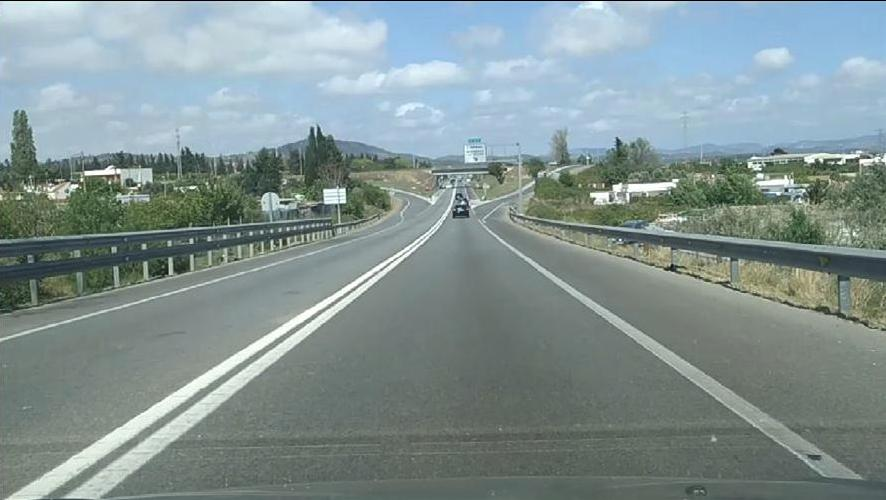
#> input picture Computer Vision/Vjezba_2/zadaci/kamera3.jpeg, 886 x 500 px
$ python 1.zadatak.py
#> lines starting #> are read from the running program, lines starting #| are printed output that depends on the picture; after the words box and inside, x2 and y2 are one past the last pixel; in counts of white or black regions, pixels touching at a corner belong together; long printed decimals are rounded
import cv2
import numpy as np

slika = cv2.imread('kamera3.jpeg')
#> slika is the input picture: shape (500, 886, 3); mean B, G, R 147, 146.8, 130.7
slika_gry = cv2.cvtColor(slika, cv2.COLOR_BGR2GRAY)
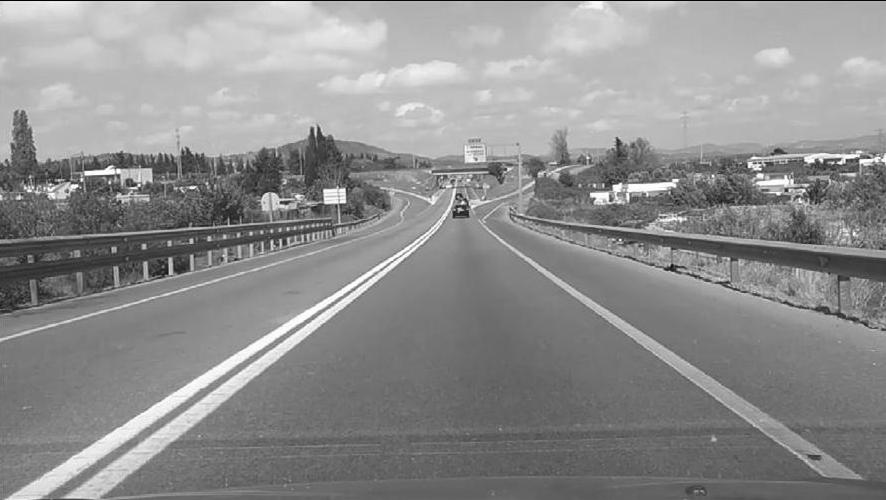
#> slika_gry: shape (500, 886); min 1, max 255, mean 142
ret, threshold_slika = cv2.threshold(slika_gry,175,255,cv2.THRESH_BINARY)
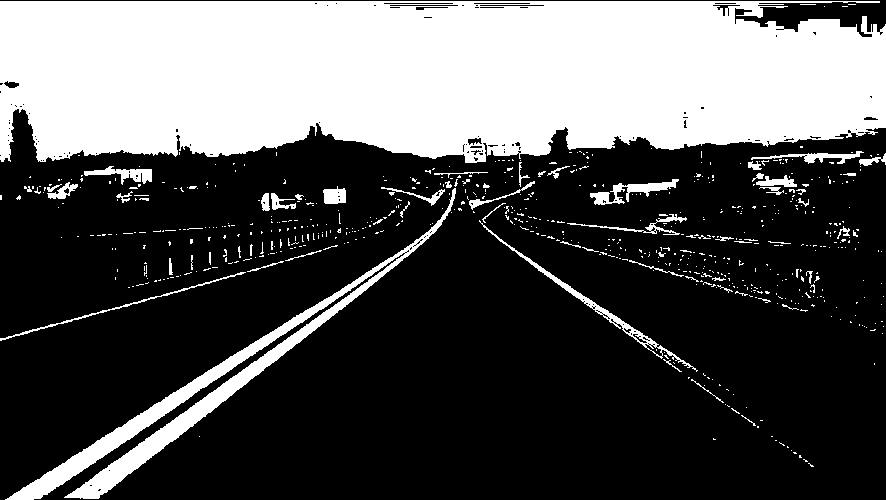
#> threshold_slika: shape (500, 886); 33% white; 656 white regions (593 under 20 px), largest, box (x1, y1, x2, y2) and area: (0, 1, 886, 163) 125612, (5, 188, 456, 500) 10963, (479, 220, 698, 372) 1178
canny = cv2.Canny(slika_gry, 210, 220)
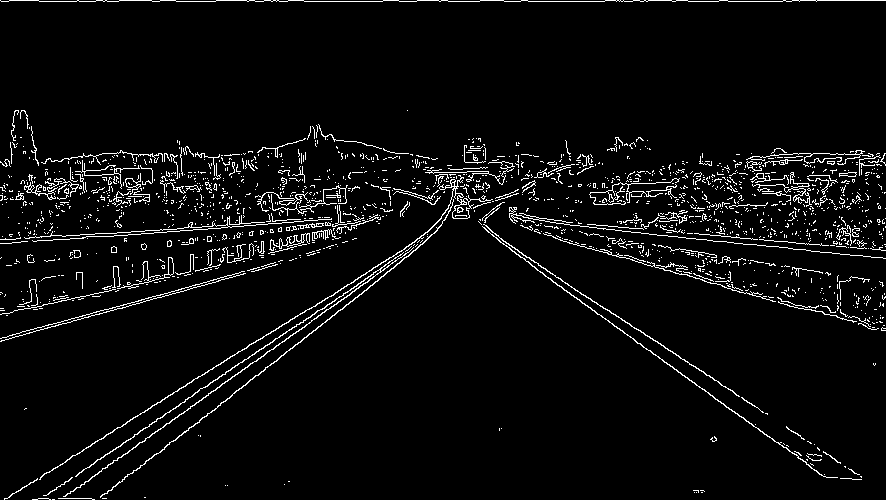
#> canny: shape (500, 886); 4.5% white in thin lines or dots
lines = cv2.HoughLines(canny, 1, np.pi / 180, 200)
#> lines = 18 rows, first 8: [1, 1.57], [425, 1.01], [172, 1.66], [-98, 2.2], [164, 1.68], [435, 0.977], [453, 0.908], [-71, 2.15]

for i in lines:
    print(i[:,1][0])
    a=np.cos(i[:,1][0])
    b=np.sin(i[:,1][0])
    x0=a*i[:,0][0]
    y0=b*i[:,0][0]
    x1=int(x0 + 1000*(-b))
    y1=int(y0 + 1000*(a))
    x2=int(x0 - 1000*(-b))
    y2=int(y0 - 1000*(a))
    pt1=(x1,y1)
    pt2=(x2,y2)
    cv2.line(slika,pt1,pt2,[0,255,0],2)
#> this loop made 18 passes
#> (i, a, b, x0, y0, x1, y1, x2) on passes 2 to 12: ([[425, 1.01]], 0.53, 0.848, 225.2, 360.4, -622, 890, 1073), ([[172, 1.66]], -0.0872, 0.996, -14.99, 171.3, -1011, 84, 981), ([[-98, 2.2]], -0.588, 0.809, 57.6, -79.28, -751, -667, 866), ([[164, 1.68]], -0.105, 0.995, -17.14, 163.1, -1011, 58, 977), ([[435, 0.977]], 0.559, 0.829, 243.2, 360.6, -585, 919, 1072), ([[453, 0.908]], 0.616, 0.788, 278.9, 357, -509, 972, 1066), ([[-71, 2.15]], -0.545, 0.839, 38.67, -59.55, -800, -604, 877), ([[246, 1.48]], 0.0872, 0.996, 21.44, 245.1, -974, 332, 1017), ([[240, 1.5]], 0.0698, 0.998, 16.74, 239.4, -980, 309, 1014), ([[242, 1.5]], 0.0698, 0.998, 16.88, 241.4, -980, 311, 1014), ([[243, 1.48]], 0.0872, 0.996, 21.18, 242.1, -975, 329, 1017)
#> (i, b, x0, y0, x1, y1, x2, y2) on pass 1: ([[1, 1.57]], 1, -4.37e-08, 1, -1000, 0, 999, 1)
#| 1.571
#| 1.012
#| 1.658
#| 2.199
#| 1.676
#| 0.9774
#| 0.9076
#| 2.147
#> (further printed lines are left out)
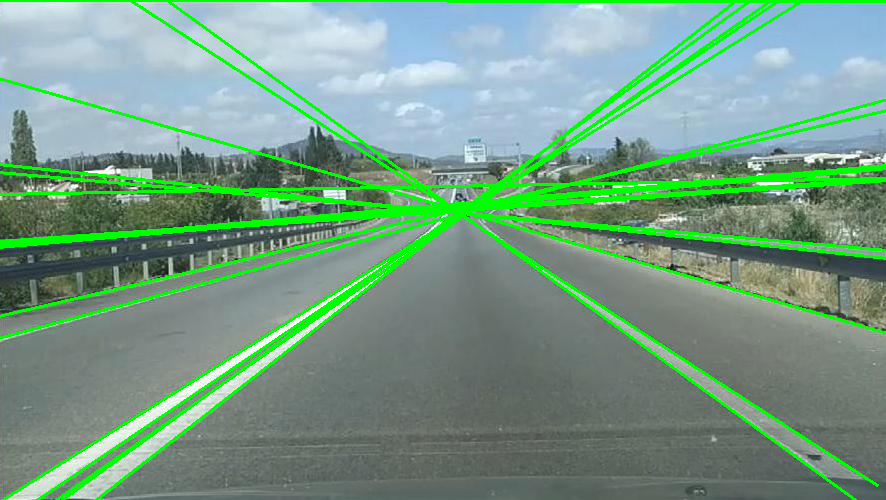
#> slika: shape (500, 886, 3); 8.91% of pixels changed, all inside (x1, y1, x2, y2) = (0, 0, 886, 500)

print(lines)
#> (printed output is left out)
cv2.imshow('canny', canny)
cv2.imshow('original',slika)
cv2.imshow('binarna', threshold_slika)
cv2.waitKey()
cv2.destroyAllWindows()

$ run again, with Computer Vision/Vjezba_2/zadaci/kamera4.png saved as Computer Vision/Vjezba_2/zadaci/kamera3.jpeg
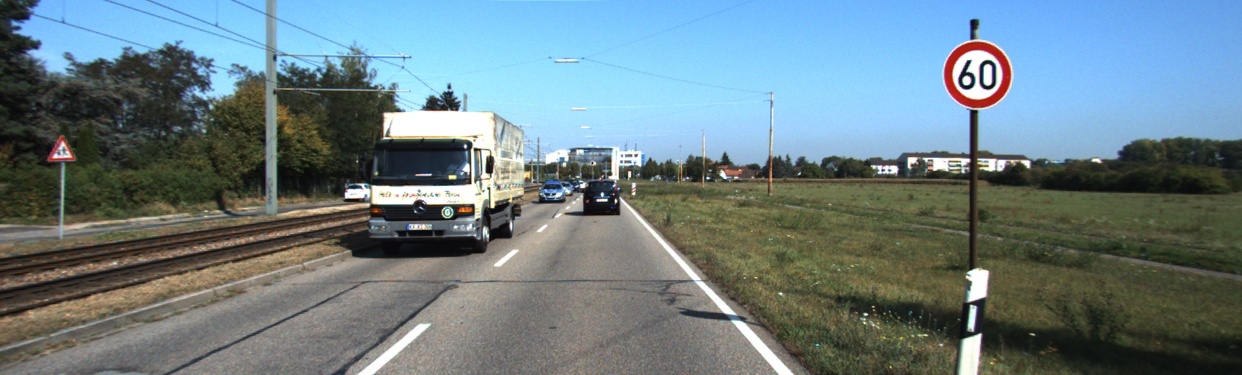
#> input picture Computer Vision/Vjezba_2/zadaci/kamera4.png, 1242 x 375 px
#> slika is the input picture: shape (375, 1242, 3); mean B, G, R 132.3, 126.8, 107.7
#> `ret, threshold_slika = cv2.threshold(slika_gry,175,255,cv2.THRESH_BINA..`:
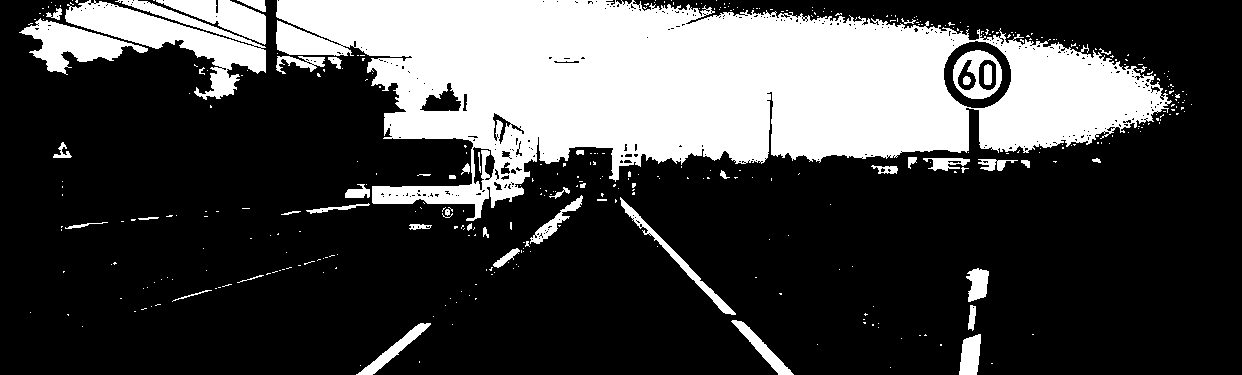
#> threshold_slika: shape (375, 1242); 27.2% white; 396 white regions (346 under 20 px), largest, box (x1, y1, x2, y2) and area: (276, 0, 1172, 221) 104576, (65, 0, 266, 100) 6922, (19, 18, 148, 75) 2960
#> canny: shape (375, 1242); 4% white in thin lines or dots
#> lines = [[256, 1.43], [285, 1.38], [308, 1.34], [337, 1.29], [178, 1.57], [335, 1.29], [232, 1.48], [411, 1.13], [276, 1.4], [228, 1.5], [230, 1.5], [229, 1.48]]
#> the loop `for i in lines:` made 12 passes
#> (i, a, b, x0, y0, x1, y1, x2) on passes 1 to 7: ([[256, 1.43]], 0.139, 0.99, 35.63, 253.5, -954, 392, 1025), ([[285, 1.38]], 0.191, 0.982, 54.38, 279.8, -927, 470, 1036), ([[308, 1.34]], 0.225, 0.974, 69.28, 300.1, -905, 525, 1043), ([[337, 1.29]], 0.276, 0.961, 92.89, 323.9, -868, 599, 1054), ([[178, 1.57]], -4.37e-08, 1, -7.78e-06, 178, -1000, 177, 999), ([[335, 1.29]], 0.276, 0.961, 92.34, 322, -868, 597, 1053), ([[232, 1.48]], 0.0872, 0.996, 20.22, 231.1, -975, 318, 1016)
#> (printed output is left out)
#> after the loop `for i in lines:`:
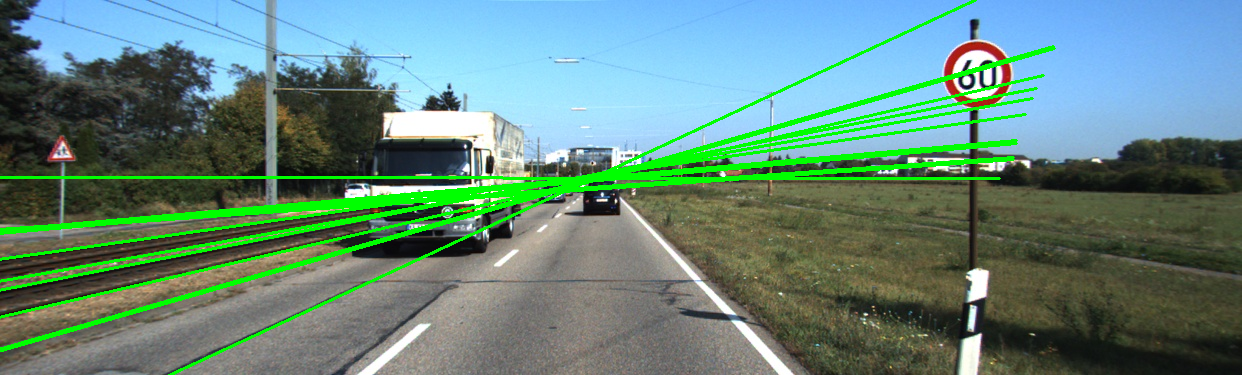
#> slika: shape (375, 1242, 3); 6.47% of pixels changed, all inside (x1, y1, x2, y2) = (0, 0, 1056, 375)
#| [[[256.          1.431  ]]
#|  [[285.          1.379  ]]
#|  [[308.          1.344]]
#|  [[337.          1.292]]
#|  [[178.          1.571]]
#|  [[335.          1.292]]
#> (further printed lines are left out)
